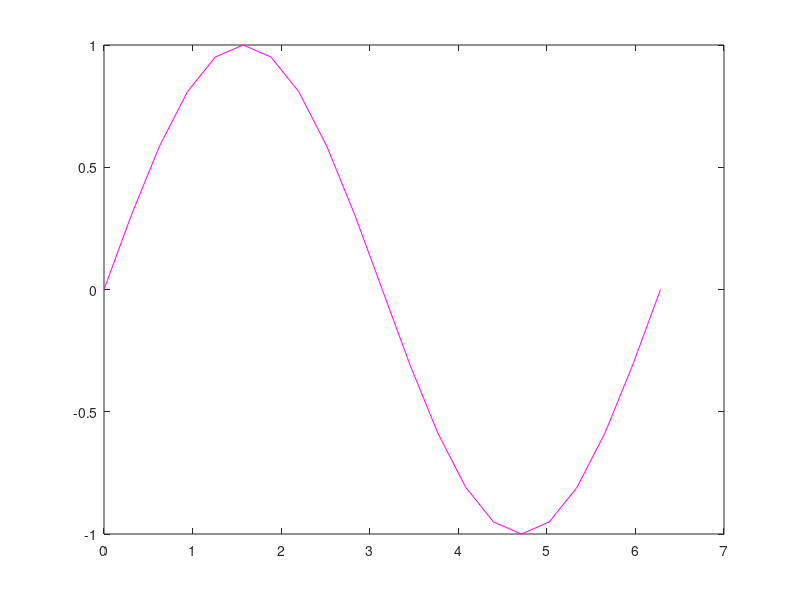

Recreate this plot in MATLAB.

%handles.c8=[153 76 0]/256;%brown highway bike bus
%handles.c9=[128 128 128]/256;%grey; footway 
%handles.c10=[102 0 51]/256;%purple; parking
%handles.c11=[12 75 82]/256;%strange; car other than
x = 0:pi/10:2*pi;
y1 = sin(x);
plot(x,y1,'color','m')

%[1.0 0.4 0.0] orange
%[0.5 0.0 0.0] brown
%[0.7 0.0 1.0] purple
%[0.5714 0.5714 0.5714] grey
%[[1.0000 0 0.5000]] pink
%w 

